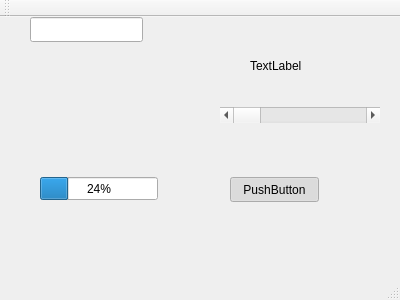
<?xml version="1.0" encoding="UTF-8"?>
<ui version="4.0">
 <class>SignalsAndSlotsWidget</class>
 <widget class="QMainWindow" name="SignalsAndSlotsWidget">
  <property name="geometry">
   <rect>
    <x>0</x>
    <y>0</y>
    <width>400</width>
    <height>300</height>
   </rect>
  </property>
  <property name="windowTitle">
   <string>SignalsAndSlotsWidget</string>
  </property>
  <widget class="QWidget" name="centralWidget">
   <widget class="QLineEdit" name="lineEdit">
    <property name="geometry">
     <rect>
      <x>30</x>
      <y>0</y>
      <width>113</width>
      <height>25</height>
     </rect>
    </property>
   </widget>
   <widget class="QScrollBar" name="horizontalScrollBar">
    <property name="geometry">
     <rect>
      <x>220</x>
      <y>90</y>
      <width>160</width>
      <height>16</height>
     </rect>
    </property>
    <property name="orientation">
     <enum>Qt::Horizontal</enum>
    </property>
   </widget>
   <widget class="QLabel" name="label">
    <property name="geometry">
     <rect>
      <x>250</x>
      <y>40</y>
      <width>67</width>
      <height>17</height>
     </rect>
    </property>
    <property name="text">
     <string>TextLabel</string>
    </property>
   </widget>
   <widget class="QProgressBar" name="progressBar">
    <property name="geometry">
     <rect>
      <x>40</x>
      <y>160</y>
      <width>118</width>
      <height>23</height>
     </rect>
    </property>
    <property name="value">
     <number>24</number>
    </property>
   </widget>
   <widget class="QPushButton" name="pushButton">
    <property name="geometry">
     <rect>
      <x>230</x>
      <y>160</y>
      <width>89</width>
      <height>25</height>
     </rect>
    </property>
    <property name="text">
     <string>PushButton</string>
    </property>
    <property name="checkable">
     <bool>true</bool>
    </property>
    <property name="checked">
     <bool>true</bool>
    </property>
   </widget>
  </widget>
  <widget class="QMenuBar" name="menuBar">
   <property name="geometry">
    <rect>
     <x>0</x>
     <y>0</y>
     <width>400</width>
     <height>28</height>
    </rect>
   </property>
  </widget>
  <widget class="QToolBar" name="mainToolBar">
   <attribute name="toolBarArea">
    <enum>TopToolBarArea</enum>
   </attribute>
   <attribute name="toolBarBreak">
    <bool>false</bool>
   </attribute>
  </widget>
  <widget class="QStatusBar" name="statusBar"/>
 </widget>
 <layoutdefault spacing="6" margin="11"/>
 <resources/>
 <connections>
  <connection>
   <sender>pushButton</sender>
   <signal>clicked(bool)</signal>
   <receiver>progressBar</receiver>
   <slot>setVisible(bool)</slot>
   <hints>
    <hint type="sourcelabel">
     <x>231</x>
     <y>217</y>
    </hint>
    <hint type="destinationlabel">
     <x>120</x>
     <y>217</y>
    </hint>
   </hints>
  </connection>
 </connections>
</ui>
